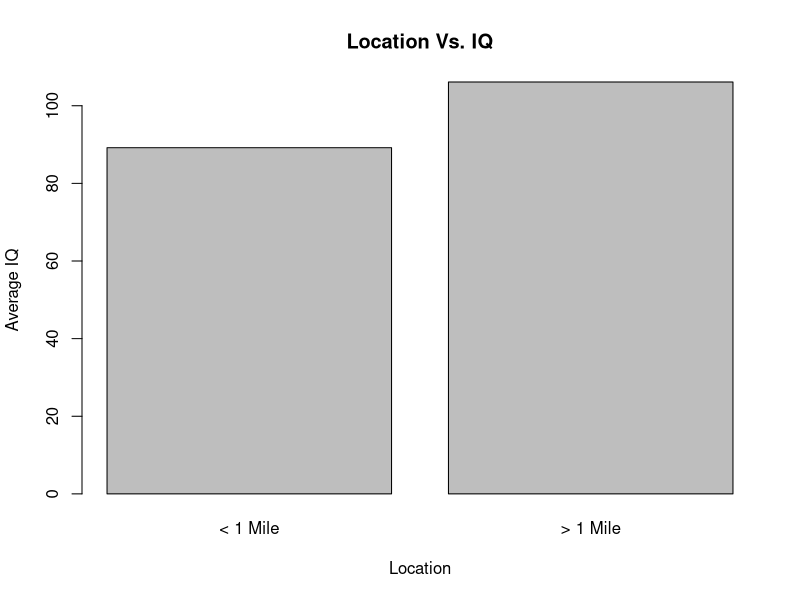

Generate this figure with R:
## ---- chunk 1
knitr::opts_chunk$set(echo = TRUE)
## ---- chunk 2
setwd("~/Wick_project_01/Wick_project 02/DataRaw")
lead_iq <- read.csv("lead-iq-01.csv")
head(lead_iq)
## ---- chunk 3
near <- lead_iq$Smelter == "Near"
far <- lead_iq$Smelter == "Far"

## ---- chunk 4
ave_near <- mean(lead_iq$IQ[near])
ave_near

ave_far <- mean(lead_iq$IQ[far])
ave_far
## ---- chunk 5
barplot(c("< 1 Mile" = ave_near, "> 1 Mile" =  ave_far), ylab = "Average IQ", xlab = "Location", main = "Location Vs. IQ")

